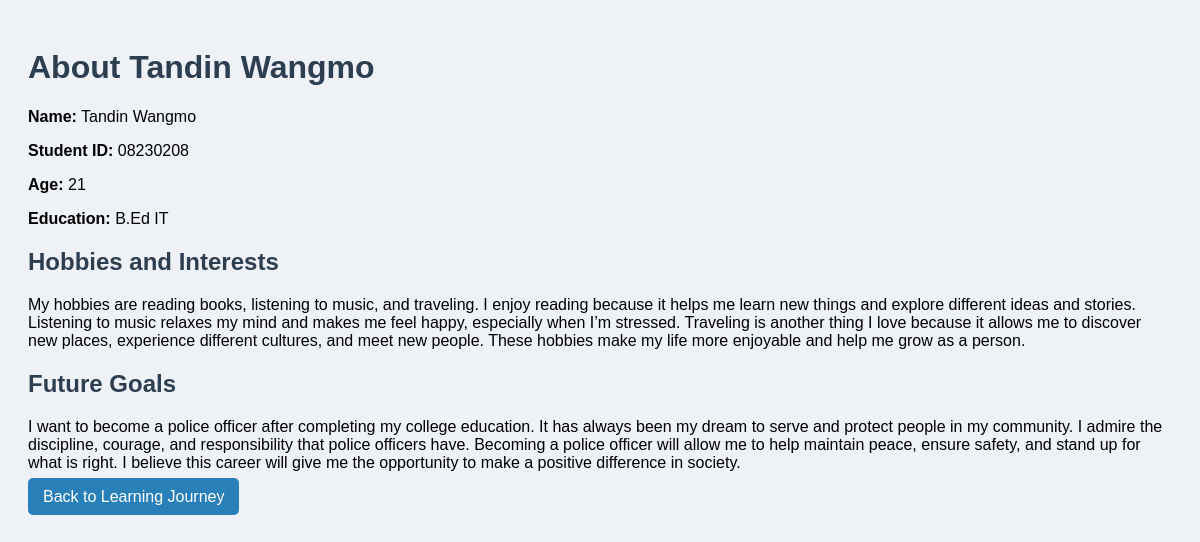
The page /about/ on the database its author committed.
### twJourney/models.py (models this page shows, shortened)
class Student(models.Model):
    name = models.CharField(max_length=50)
    studentID = models.CharField(max_length=8)
    age = models.IntegerField()
    education = models.CharField(max_length=100)
    hobbies = models.TextField()
    future_goals = models.TextField()

### twJourney/views.py (the view)
# urls.py: path('about/', views.aboutMe, name='aboutMe'),
def aboutMe(request):
    student = Student.objects.first()
    return render(request, 'aboutMe.html', {'student': student})

### twJourney/templates/aboutMe.html (shortened to what this page needs)
<!DOCTYPE html>
<html>
<head>
</head>
<body>
    <h1>About {{ student.name }}</h1>
    <p><strong>Name:</strong> {{ student.name }}</p>
    <p><strong>Student ID:</strong> {{ student.studentID }}</p>
    <p><strong>Age:</strong> {{ student.age }}</p>
    <p><strong>Education:</strong> {{ student.education }}</p>
    <h2>Hobbies and Interests</h2>
    <p>{{ student.hobbies }}</p>
    <h2>Future Goals</h2>
    <p>{{ student.future_goals }}</p>
    <p><a href="{% url 'index' %}">Back to Learning Journey</a></p>
</body>
</html>

### twJourney/templates/aboutMe.html (style rules this page uses)
body { font-family: Arial, sans-serif; background-color: #eef1f6; padding: 20px; }
h1, h2 { color: #2c3e50; }
a { text-decoration: none; background: #2980b9; color: white; padding: 10px 15px; border-radius: 5px; }

### rows shown on the page
Student: name "Tandin Wangmo", studentID "08230208", age "21", education "B.Ed IT", hobbies "My hobbies are reading books, listening to music, and traveling. I enjoy reading because it helps me learn new things and explore different ideas and stories. Listening to music relaxes my mind and makes me feel happy, especially when I’m stressed. Traveling is another thing I love because it allows me to discover new places, experience different cultures, and meet new people. These hobbies make my life more enjoyable and help me grow as a person.", future_goals "I want to become a police officer after completing my college education. It has always been my dream to serve and protect people in my community. I admire the discipline, courage, and responsibility that police officers have. Becoming a police officer will allow me to help maintain peace, ensure safety, and stand up for what is right. I believe this career will give me the opportunity to make a positive difference in society."
